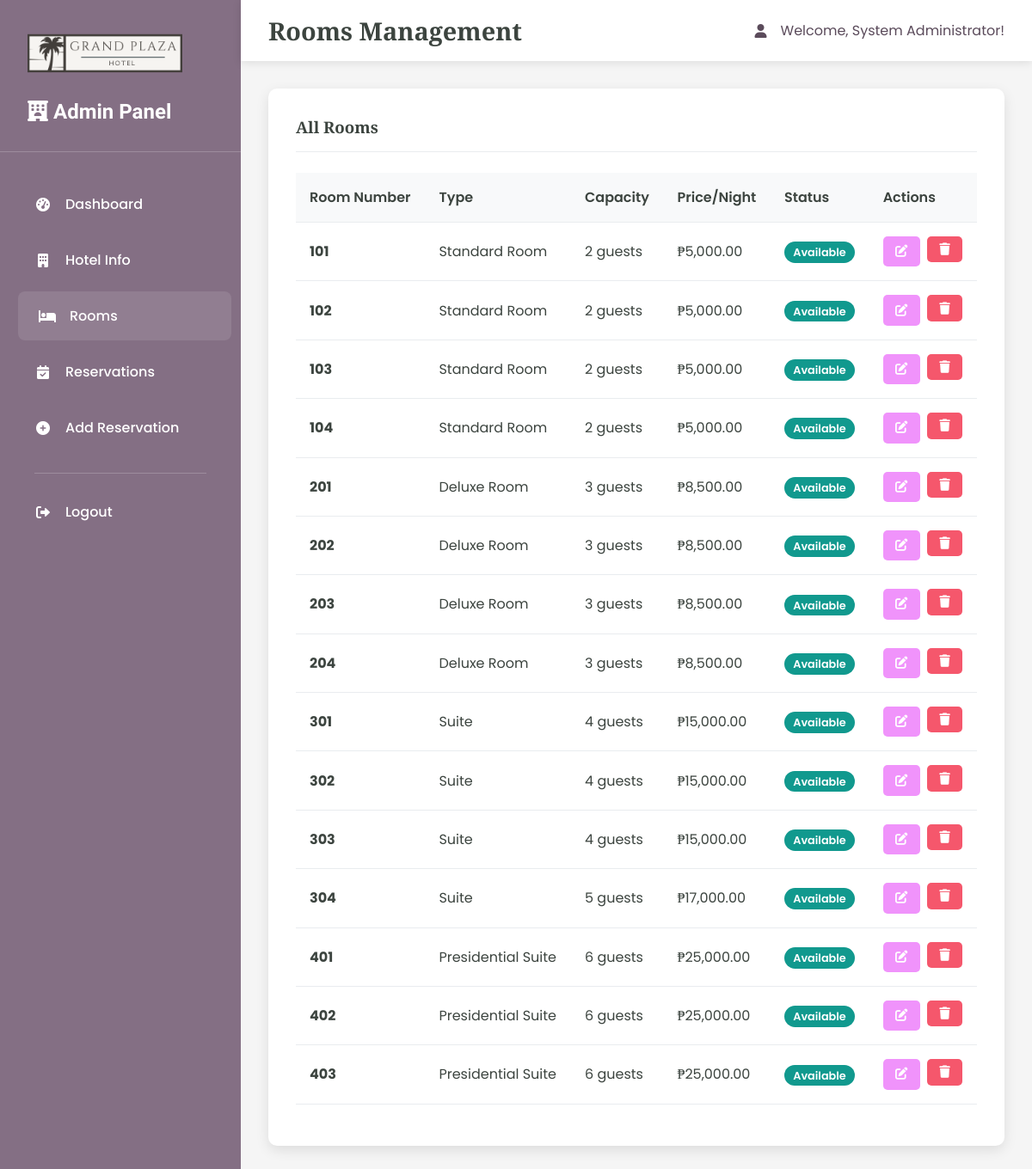
/admin/rooms.php (signed in), run on the app's committed database.
### tables this page shows
CREATE TABLE rooms (
    id INT AUTO_INCREMENT PRIMARY KEY,
    name VARCHAR(100) NOT NULL,
    room_number VARCHAR(50) NOT NULL UNIQUE,
    room_type VARCHAR(100) NOT NULL,
    capacity INT NOT NULL,
    size INT,
    price_per_night DECIMAL(10,2) NOT NULL,
    description TEXT,
    has_wifi BOOLEAN DEFAULT TRUE,
    has_tv BOOLEAN DEFAULT TRUE,
    has_ac BOOLEAN DEFAULT TRUE,
    is_available BOOLEAN DEFAULT TRUE,
    image_url VARCHAR(500),
    created_at TIMESTAMP DEFAULT CURRENT_TIMESTAMP,
    updated_at TIMESTAMP DEFAULT CURRENT_TIMESTAMP ON UPDATE CURRENT_TIMESTAMP
);

### admin/rooms.php (the view, shortened to what this page needs)
<?php
$pdo = getDBConnection();
$stmt = $pdo->query("SELECT * FROM rooms ORDER BY room_number");
$rooms = $stmt->fetchAll();
?>
<!DOCTYPE html>
<html lang="en">
<head>
    <link href="https://cdnjs.cloudflare.com/ajax/libs/font-awesome/6.0.0/css/all.min.css" rel="stylesheet">
    <link rel="stylesheet" href="admin-styles.css">
</head>
<body>
    <div class="admin-container">
        <div class="sidebar">
            <div class="sidebar-header">
                <a href="../index.php" class="logo">
                    <img src="../assets/images/logo.png" alt="Hotel Logo" style="height: 60px; width: auto;">
                </a>
                <h3><i class="fas fa-hotel"></i> Admin Panel</h3>
            </div>
            <nav class="sidebar-nav">
                <div class="nav-item">
                    <a href="dashboard.php" class="nav-link">
                        <i class="fas fa-tachometer-alt"></i>
                        Dashboard
                    </a>
                </div>
                <div class="nav-item">
                    <a href="hotel.php" class="nav-link">
                        <i class="fas fa-building"></i>
                        Hotel Info
                    </a>
                </div>
                <div class="nav-item">
                    <a href="rooms.php" class="nav-link active">
                        <i class="fas fa-bed"></i>
                        Rooms
                    </a>
                </div>
                <div class="nav-item">
                    <a href="reservations.php" class="nav-link">
                        <i class="fas fa-calendar-check"></i>
                        Reservations
                    </a>
                </div>
                <div class="nav-item">
                    <a href="add_reservation.php" class="nav-link">
                        <i class="fas fa-plus-circle"></i>
                        Add Reservation
                    </a>
                </div>
                <div class="nav-divider"></div>
                <div class="nav-item">
                    <a href="?logout=1" class="nav-link">
                        <i class="fas fa-sign-out-alt"></i>
                        Logout
                    </a>
                </div>
            </nav>
        </div>
        <div class="main-content">
            <div class="top-nav">
                <h1 class="page-title">Rooms Management</h1>
                <div class="user-info">
                    <i class="fas fa-user"></i>
                    <span>Welcome, <?php echo htmlspecialchars($_SESSION['admin_name']); ?>!</span>
                </div>
            </div>
            <div class="card">
                <div class="card-header">
                    <h3 class="card-title">All Rooms</h3>
                </div>
                <div class="table-responsive">
                    <table class="table">
                        <thead>
                            <tr>
                                <th>Room Number</th>
                                <th>Type</th>
                                <th>Capacity</th>
                                <th>Price/Night</th>
                                <th>Status</th>
                                <th>Actions</th>
                            </tr>
                        </thead>
                        <tbody>
                            <?php foreach ($rooms as $room): ?>
                            <tr>
                                <td>
                                    <strong><?php echo htmlspecialchars($room['room_number']); ?></strong>
                                </td>
                                <td><?php echo htmlspecialchars($room['room_type']); ?></td>
                                <td><?php echo htmlspecialchars($room['capacity']); ?> guests</td>
                                <td>₱<?php echo number_format($room['price_per_night'], 2); ?></td>
                                <td>
                                    <span class="badge badge-<?php echo $room['is_available'] ? 'success' : 'danger'; ?>">
                                        <?php echo $room['is_available'] ? 'Available' : 'Occupied'; ?>
                                    </span>
                                </td>
                                <td>
                                    <div class="table-actions">
                                        <a href="?action=edit&id=<?php echo $room['id']; ?>" class="btn btn-warning btn-sm">
                                            <i class="fas fa-edit"></i>
                                        </a>
                                        <form method="POST" style="display: inline;" onsubmit="return confirm('Are you sure you want to delete this room?');">
                                            <button type="submit" class="btn btn-danger btn-sm">
                                                <i class="fas fa-trash"></i>
                                            </button>
                                        </form>
                                    </div>
                                </td>
                            </tr>
                            <?php endforeach; ?>
                        </tbody>
                    </table>
                </div>
            </div>
        </div>
    </div>
</body>
</html>

### admin/admin-styles.css (style rules this page uses)
body { margin: 0; font-family: 'Poppins', serif; color: #3c443f; background-color: #ffffff; }
h1, h2, h3, h4, h5, h6 { font-family: 'Libre Baskerville', sans-serif; }
a { text-decoration: none; color: inherit; }
.admin-container { display: flex; min-height: 100vh; }
.sidebar { background-color: #846f84; width: 280px; color: #ffffff; padding: 2em 0; box-shadow: 2px 0 10px rgba(0,0,0,0.1); }
.sidebar-header { padding: 0 2em 2em 2em; border-bottom: 1px solid rgba(255,255,255,0.2); margin-bottom: 2em; }
.sidebar-header h3 { font-family: 'League Spartan', sans-serif; font-size: 1.5em; margin: 0; color: #ffffff; }
.logo { display: flex; align-items: center; text-decoration: none; color: #ffffff; font-family: 'League Spartan', sans-serif; font-size: 1.5em; font-weight: bold; transition: opacity 0.3s ease; margin-bottom: 1em; }
.logo img { height: 35px; width: auto; margin-right: 10px; border-radius: 5px; }
.sidebar-nav { padding: 0 1em; }
.nav-item { margin-bottom: 0.5em; }
.nav-link { display: flex; align-items: center; padding: 1em 1.5em; color: #ffffff; border-radius: 8px; transition: all 0.3s ease; font-weight: 500; }
.nav-link:hover, .nav-link.active { background-color: rgba(255,255,255,0.1); color: #ffffff; transform: translateX(5px); }
.nav-link i { margin-right: 1em; width: 20px; text-align: center; }
.nav-divider { border-top: 1px solid rgba(255,255,255,0.2); margin: 1.5em 1.5em 1em 1.5em; }
.main-content { flex: 1; background-color: #f5f5f5; padding: 2em; }
.top-nav { background-color: #ffffff; padding: 1em 2em; margin: -2em -2em 2em -2em; box-shadow: 0 2px 10px rgba(0,0,0,0.1); display: flex; justify-content: space-between; align-items: center; }
.page-title { font-family: 'Libre Baskerville', sans-serif; font-size: 1.8em; color: #3c443f; margin: 0; }
.user-info { display: flex; align-items: center; gap: 1em; color: #5b4b5b; }
.card { background: #ffffff; border-radius: 10px; box-shadow: 0 5px 15px rgba(0,0,0,0.1); padding: 2em; margin-bottom: 2em; border: none; }
.card-header { background: none; border-bottom: 1px solid #e9ecef; padding-bottom: 1em; margin-bottom: 1.5em; }
.card-title { font-family: 'Libre Baskerville', sans-serif; color: #3c443f; margin: 0; }
.btn { padding: 0.8em 1.5em; border: none; border-radius: 5px; font-weight: bold; transition: all 0.3s ease; cursor: pointer; text-decoration: none; display: inline-block; text-align: center; }
.btn-warning { background-color: #f093fb; color: #ffffff; }
.btn-danger { background-color: #f5576c; color: #ffffff; }
.btn-sm { padding: 0.5em 1em; font-size: 0.9em; }
.table { width: 100%; border-collapse: collapse; margin-bottom: 1em; }
.table th, .table td { padding: 1em; text-align: left; border-bottom: 1px solid #e9ecef; }
.table th { background-color: #f8f9fa; font-weight: 600; color: #3c443f; }
.table-actions { display: flex; gap: 0.5em; }
.badge { padding: 0.3em 0.8em; border-radius: 20px; font-size: 0.8em; font-weight: 600; }
.badge-success { background-color: #11998e; color: #ffffff; }

### data on the page
rooms: room_number "101", room_type "Standard Room", capacity "2", price_per_night "5,000.00", is_available "Available"
rooms: room_number "102", room_type "Standard Room", capacity "2", price_per_night "5,000.00", is_available "Available"
rooms: room_number "103", room_type "Standard Room", capacity "2", price_per_night "5,000.00", is_available "Available"
rooms: room_number "104", room_type "Standard Room", capacity "2", price_per_night "5,000.00", is_available "Available"
rooms: room_number "201", room_type "Deluxe Room", capacity "3", price_per_night "8,500.00", is_available "Available"
rooms: room_number "202", room_type "Deluxe Room", capacity "3", price_per_night "8,500.00", is_available "Available"
rooms: room_number "203", room_type "Deluxe Room", capacity "3", price_per_night "8,500.00", is_available "Available"
rooms: room_number "204", room_type "Deluxe Room", capacity "3", price_per_night "8,500.00", is_available "Available"
rooms: room_number "301", room_type "Suite", capacity "4", price_per_night "15,000.00", is_available "Available"
rooms: room_number "302", room_type "Suite", capacity "4", price_per_night "15,000.00", is_available "Available"
rooms: room_number "303", room_type "Suite", capacity "4", price_per_night "15,000.00", is_available "Available"
rooms: room_number "304", room_type "Suite", capacity "5", price_per_night "17,000.00", is_available "Available"
rooms: room_number "401", room_type "Presidential Suite", capacity "6", price_per_night "25,000.00", is_available "Available"
rooms: room_number "402", room_type "Presidential Suite", capacity "6", price_per_night "25,000.00", is_available "Available"
rooms: room_number "403", room_type "Presidential Suite", capacity "6", price_per_night "25,000.00", is_available "Available"

### other printed values
$_SESSION['admin_name'] "System Administrator"
